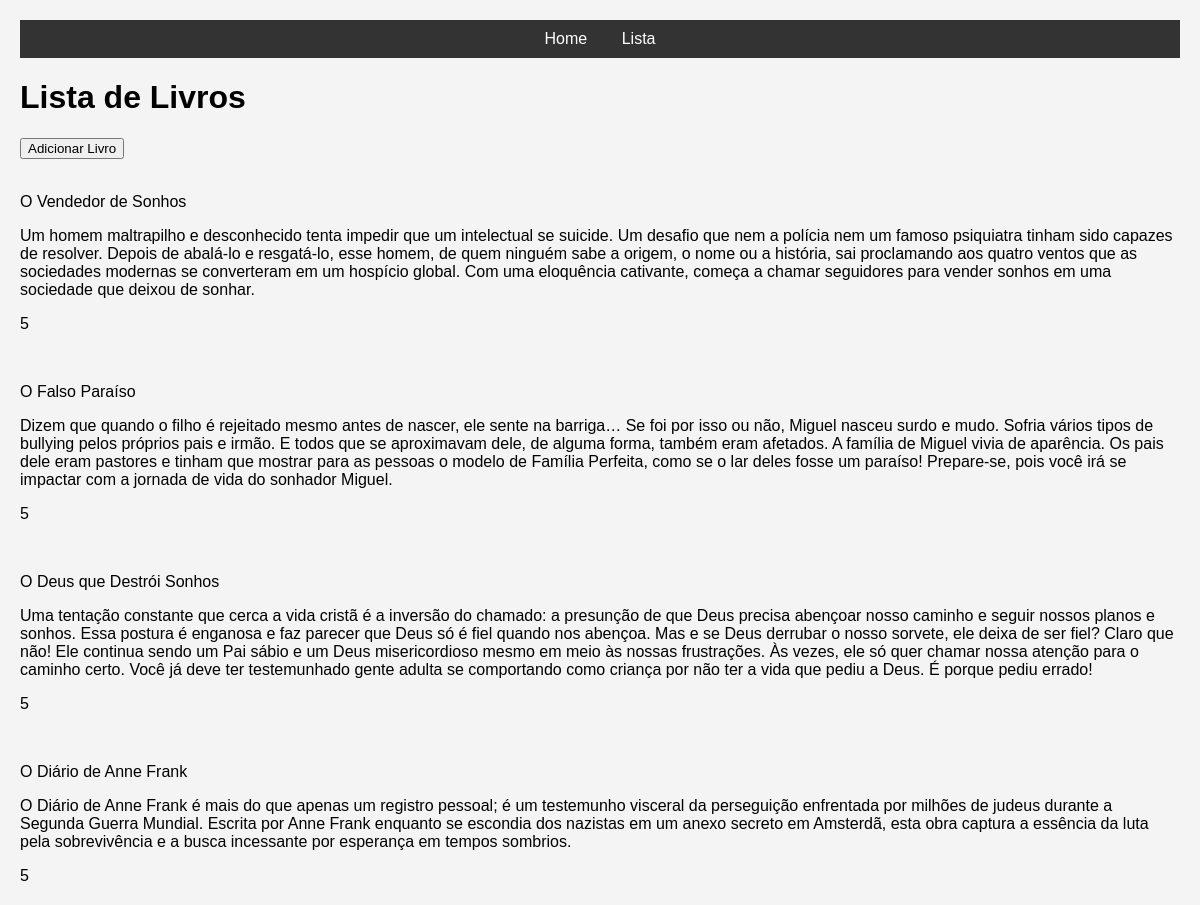
Page /index.php?menu=lista on the committed database.
### tables this page shows
CREATE TABLE `livros` (
  `id` int(11) NOT NULL,
  `imagem` longtext NOT NULL,
  `nome` varchar(150) NOT NULL,
  `descricao` text NOT NULL,
  `avaliacao` decimal(10,0) NOT NULL
);

### pages/listaLivros/listaLivros.php (the view, shortened to what this page needs)
<h1>Lista de Livros</h1>
<a href="index.php?menu=adicionarLivro">
    <button type="button">Adicionar Livro</button>
</a>
    <?php
        $sql ="SELECT * FROM livros";
        $query = mysqli_query($conexao,$sql) or die("Erro na requisição!".mysqli_error($conexao));
        while($dados = mysqli_fetch_assoc($query)){
            ?>
        <div>
                    <p><?= $dados['nome'] ?></p>
                    <p><?= $dados['descricao'] ?></p>
                    <p><?= $dados['avaliacao'] ?></p>
        </div>
            <?php
        }
    ?>

### index.php (shortened to what this page needs)
<?php
    include('db/conexao.php')
?>
<!DOCTYPE html>
<html lang="pt-br">
<head>
    <link rel="stylesheet" href="style/estilo.css">
</head>
<body>
    <header>
        <nav>
            <a href="index.php?menu=home">Home</a>
            <a href="index.php?menu=lista">Lista</a>
        </nav>
    </header>
    <main>
        <?php
        if(isset($_GET['menu'])){
            $pagina = $_GET['menu'];
        }else{
            $pagina = "home";
        }
       switch($pagina){
            case 'lista':
                include("pages/listaLivros/listaLivros.php");
                break;
         }
        ?>
    </main>
</body>
</html>

### style/estilo.css (style rules this page uses)
body { font-family: sans-serif; margin: 20px; background-color: #f4f4f4; }
header { background-color: #333; color: white; padding: 10px 0; text-align: center; }
nav a { color: white; text-decoration: none; margin: 0 15px; }
main { margin-top: 20px; }

### rows in the picture
livros: nome "O Vendedor de Sonhos", descricao "Um homem maltrapilho e desconhecido tenta impedir que um intelectual se suicide. Um desafio que nem a polícia nem um famoso psiquiatra tinham sido capazes de resolver. Depois de abalá-lo e resgatá-lo, esse homem, de quem ninguém sabe a origem, o nome ou a história, sai proclamando aos quatro ventos que as sociedades modernas se converteram em um hospício global. Com uma eloquência cativante, começa a chamar seguidores para vender sonhos em uma sociedade que deixou de sonhar.", avaliacao "5"
livros: nome "O Falso Paraíso", descricao "Dizem que quando o filho é rejeitado mesmo antes de nascer, ele sente na barriga… Se foi por isso ou não, Miguel nasceu surdo e mudo. Sofria vários tipos de bullying pelos próprios pais e irmão. E todos que se aproximavam dele, de alguma forma, também eram afetados. A família de Miguel vivia de aparência. Os pais dele eram pastores e tinham que mostrar para as pessoas o modelo de Família Perfeita, como se o lar deles fosse um paraíso! Prepare-se, pois você irá se impactar com a jornada de vida do sonhador Miguel.", avaliacao "5"
livros: nome "O Deus que Destrói Sonhos", descricao "Uma tentação constante que cerca a vida cristã é a inversão do chamado: a presunção de que Deus precisa abençoar nosso caminho e seguir nossos planos e sonhos. Essa postura é enganosa e faz parecer que Deus só é fiel quando nos abençoa. Mas e se Deus derrubar o nosso sorvete, ele deixa de ser fiel? Claro que não! Ele continua sendo um Pai sábio e um Deus misericordioso mesmo em meio às nossas frustrações. Às vezes, ele só quer chamar nossa atenção para o caminho certo. Você já deve ter testemunhado gente adulta se comportando como criança por não ter a vida que pediu a Deus. É porque pediu errado!", avaliacao "5"
livros: nome "O Diário de Anne Frank", descricao "O Diário de Anne Frank é mais do que apenas um registro pessoal; é um testemunho visceral da perseguição enfrentada por milhões de judeus durante a Segunda Guerra Mundial. Escrita por Anne Frank enquanto se escondia dos nazistas em um anexo secreto em Amsterdã, esta obra captura a essência da luta pela sobrevivência e a busca incessante por esperança em tempos sombrios.", avaliacao "5"
